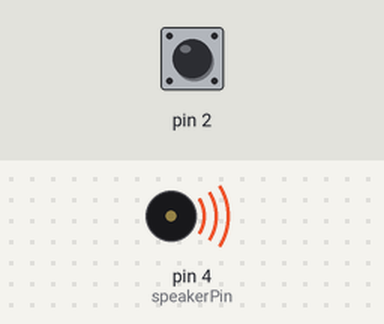
The sketch below on a simulated Arduino Uno, built with avr-gcc and run on an emulated ATmega328P. Shown: buzzer (waves = sounding). Inputs (shaded band) come from the test bench; at power-on: pin 2 HIGH.

Above: at 1.2 s.
1.3 s: pin 2 pulled LOW for 0.15 s
At 2.8 s:
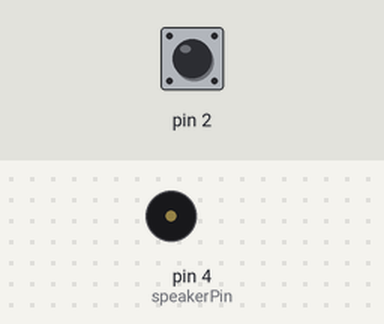
3.7 s: pin 2 pulled LOW for 1 s
At 5.7 s:
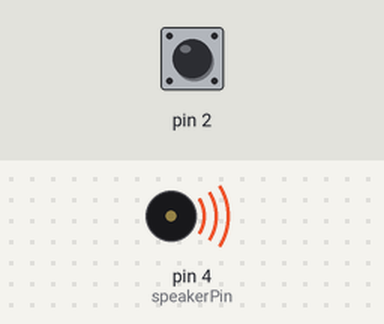
6.4 s: pin 2 pulled LOW for 0.15 s
Timing chart, 0 to 9.4 s (numbered marks = the images above; inputs shaded):
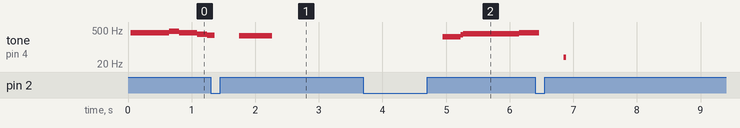

Measured:
- after the input at 3.7 s, tone on pin 4 (speakerPin): silent → 261 Hz after 1.2 s, → 314 Hz 0.28 s later, → 348 Hz 0.04 s later, → 391 Hz 0.88 s later

The sketch:

buzzer.ino
```cpp
#include <util/delay.h>

const int speakerPin = 4;
volatile int mod = 1; // 0 - stop, 1 - play
volatile int track = 0; // numarul piesei
volatile int n;

const int length[8] = {73,69,71,29,51,77,64,63}; // numarul de note din fiecare piesa

const char * notes[8] = {"ggagsed deggsgg ggagsed deggsgg DCbCDbCbabCabagabgagsgasgsesgeseddeggsgg ", \
                     "ddaagfedcdefga ddaagfedcdefga avgavCDagfdefgfgavaagfedfedgfgavCDagfed" , \
                     "cfffgagavCavafggfcfffgagavCavafggffaCDCvagfgavCcfagfccfffgagavCavafggf " , \
                     "faagfvvagaCCbCaDCvagfeagffef ", \
                     "aavCagfgagdgavCaggfgagff vavCDDaaCagfecavCagfgagff ", \
                     "cffefaagCCCvagacffefaagCffeedcCCCfvaagCCCfvaagDDDCvavgavCffgaDDDCvavgavCffgf ", \
                     "ggdgadbabCbaggsesgabsedd DCbCbabgasedggsgagdbbabCbabCbagsgCbagg ", \
                     "egbbbaCbagabgegasedeaaeesgsedgabbbaCbag DD bb baCdagabgegasede " } ;
const byte beats[8][77] = { { 2,2,1,1,1,1,4,2,2,2,2,2,2,4,2,2,2,2,1,1,1,1,4,2,2,2,2,2,2,4,2,2,3,1,1,1,1,1,3,1,1,1,1,1,3,1,1,1,1,1,3,1,1,1,1,1,3,1,1,1,1,1,3,1,2,2,2,2,2,2,4,2,2 }, \
                 { 2,2,2,2,2,2,2,2,2,2,2,2,2,4,2,2,2,2,2,2,2,2,2,2,2,2,2,2,4,2,2,2,2,2,2,2,2,2,2,2,2,2,2,4,2,2,4,2,2,2,2,2,2,4,1,1,2,4,2,2,2,2,2,2,2,2,2,2,8 } , \
                 { 2,2,2,2,2,1,1,1,1,2,2,2,1,1,2,2,6,2,2,2,2,2,1,1,1,1,2,2,2,1,1,2,2,6,1,1,3,1,1,1,1,1,1,1,1,1,2,2,2,2,2,2,4,4,2,2,2,2,1,1,1,1,2,2,2,1,1,2,2,6,2 } , \
                 { 2,3,1,2,2,2,2,2,2,2,2,2,2,6,2,3,1,2,2,2,2,2,2,2,2,2,2,6,2 }, \
                 { 2,3,1,2,2,4,4,3,1,2,2,8,3,1,2,2,3,1,4,2,2,3,1,6,2,3,1,2,2,2,2,2,2,2,2,2,2,6,2,2,2,2,2,4,4,2,2,3,1,8,8}, \
                 { 2,2,3,1,2,2,2,2,2,2,3,1,2,2,4,2,2,3,1,2,2,2,2,2,2,3,1,2,2,4,2,2,2,2,2,2,2,2,2,2,2,2,2,2,2,2,2,2,2,2,2,2,4,2,1,1,3,1,2,2,4,3,1,2,2,2,2,4,2,1,1,3,1,2,2,4,8} ,\
                 { 2,4,2,2,4,4,2,2,2,2,4,2,2,4,2,2,2,2,2,2,4,3,1,6,2,4,2,2,4,4,2,2,2,2,3,1,2,2,2,2,2,2,4,2,2,2,2,2,2,4,2,2,2,2,2,2,4,2,2,4,3,1,6,8 }, \
                 { 2,2,2,2,2,2,2,2,2,6,2,2,2,2,2,2,2,2,2,6,2,2,2,2,2,4,2,2,6,2,2,2,2,2,2,2,2,2,4,2,2,4,2,2,4,2,2,2,2,2,2,6,2,2,2,2,2,2,2,2,2,8,8 }};


const int tempo[8] = {150,150,150,150,150,150,150,150};


void playTone(int tone, int duration) {
  for (long i = 0; i < duration * 1000L; i += tone * 2) {
    digitalWrite(speakerPin, HIGH);
    delayMicroseconds(tone);
    digitalWrite(speakerPin, LOW);
    delayMicroseconds(tone);
  }
}

void playNote(char note, int duration) {

const char names[] = { 'c', 'd', 'e', 'f', 's', 'g', 'a', 'v', 'b', 'C', 'D', 'E' }; // note
const int tones[] = { 1915, 1700, 1519, 1432, 1352, 1275, 1136, 1073, 1014, 956, 852, 758 }; // frecvente

  for (int i = 0; i < 12; i++)
  {
    if (names[i] == note) playTone(tones[i], duration);
  }
}

void setup() {
  pinMode(speakerPin, OUTPUT);
  pinMode(2, INPUT_PULLUP);

  //activare int0 si int1
  EIMSK |= (1 << INT0);
  //activare intreruperi globale
  sei();
}

void loop()
{

   if(mod == 1)
   {
    for (n = 0; n < length[track]; n++)
    {
      if (mod==0)
        break;

      if (notes[track][n] == ' ')
        delay(beats[track][n] * tempo[track]); // pauză
      else
        playNote(notes[track][n], beats[track][n] * tempo[track]);
    }
    // pauza intre note
    delay(tempo[track] / 2);
   }
}

ISR(INT0_vect) {
    mod = 1 - mod;
    if(mod == 1){
      track++;
      track = (track % 8);
      n = 0; // resetez la prima nota din melodie
    }

 _delay_ms(400);
}
```
